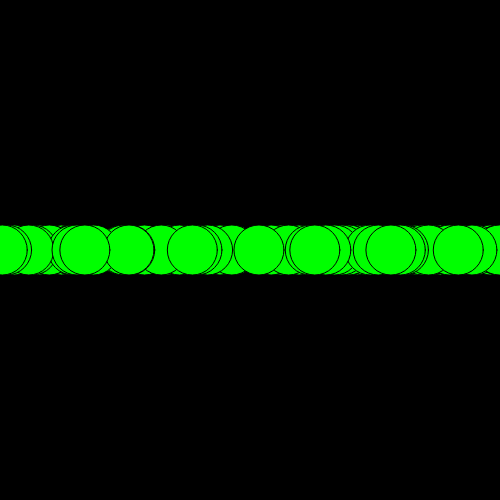
Frame 1 (no input)
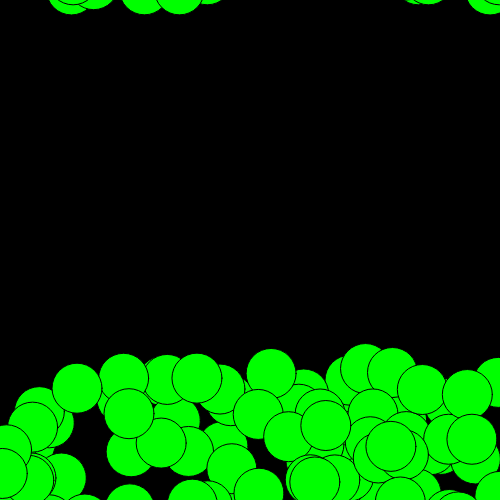
Frame 60 (no input)
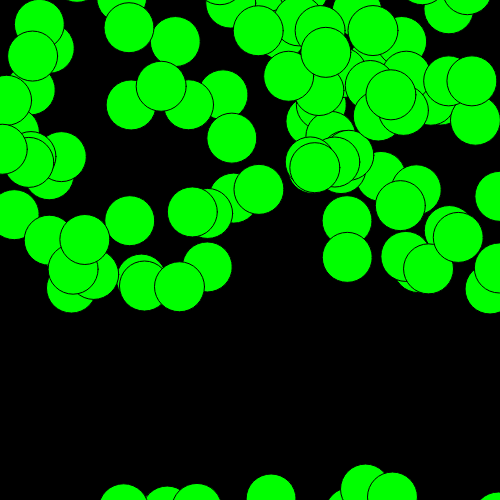
Frame 120 (the mouse pressed at the canvas centre since frame 60)

The p5.js sketch that drew these frames (run headless with seeded random() and noise() and a simulated clock; from frame 60 on, the mouse is pressed at the canvas centre):

// p5.js sketch
// ── sketch.js
// function setup(){
//     createCanvas(500,500);
// }
// function draw(){
//      background(0)
//      fill(255,0,0);
//      ellipse(150,250,100,100);
//      fill(0,255,0);
//      ellipse(250,250,100,100);
//      fill(0,0,255);
//      ellipse(350,250,100,100);
// }

let ballArray = [];
function setup(){
    createCanvas(500,500);

    for(let i = 0; i < 100; i++){
        let temp = new ball(random(0, 500), 250, 0, 255, 0, random(2,5));
        ballArray.push(temp);
    }
}
function draw(){
    background(0);


    for(let i = 0; i < ballArray.length; i++){
        fill(ballArray[i].rV,ballArray[i].gV,ballArray[i].bV);
        ellipse(ballArray[i].xP,ballArray[i].yP, 50, 50);

        ballArray[i].yP += ballArray[i].sV;

        if( ballArray[i].yP > 525){
            ballArray[i].yP = -25;        }
    }
}
class ball{
    constructor(x,y,r,g,b, sp){
        this.xP = x;
        this.yP = y;
        this.rV = r;
        this.gV = g;
        this.bV = b;
        this.sV = sp;
    }
}
